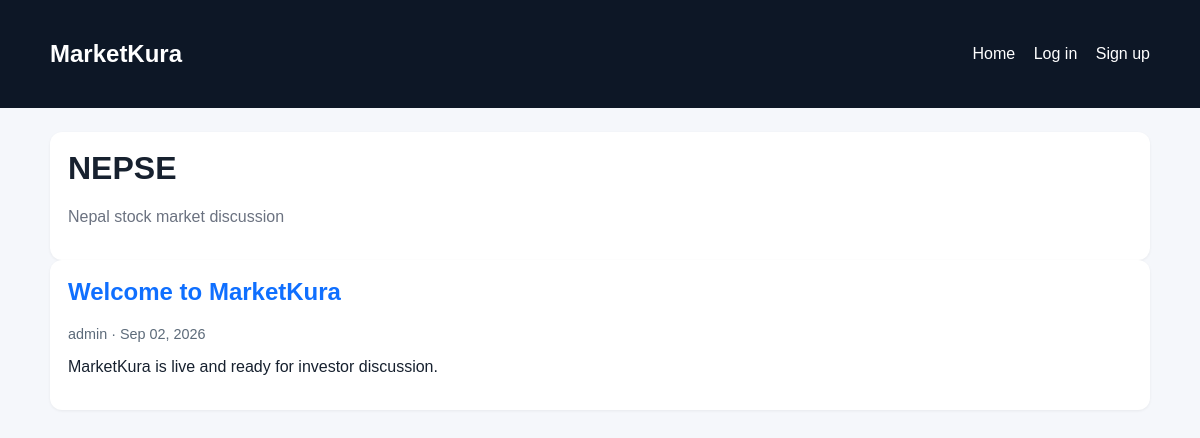
/category/nepse/, run on an earlier commit of the app's database.
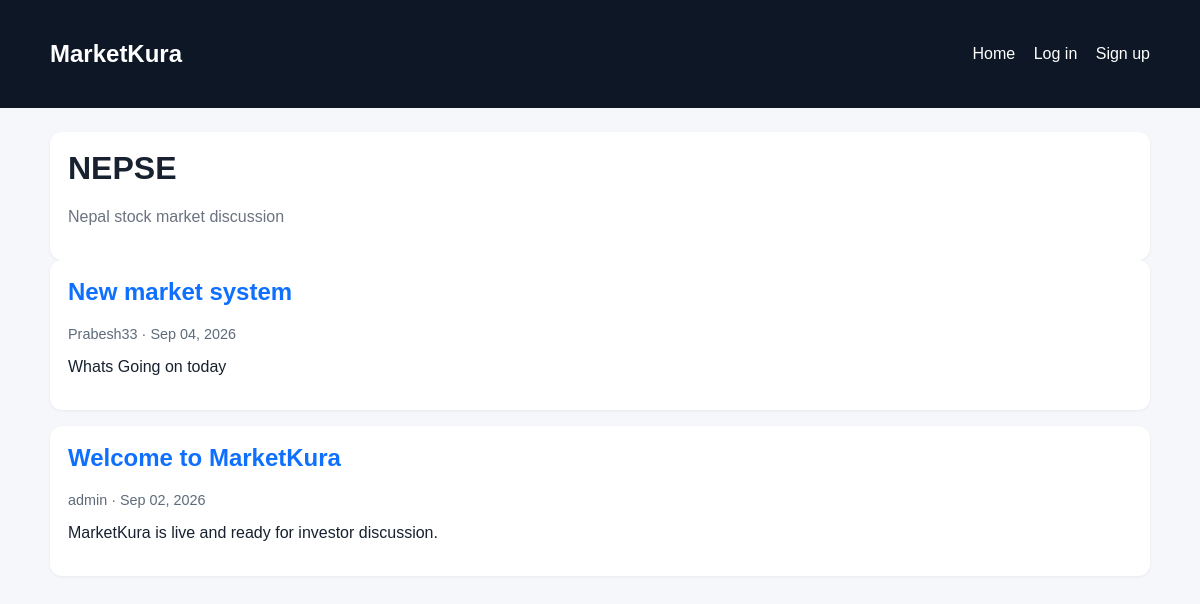
And on a later commit of the database.
### community/models.py (models this page shows, shortened)
class Post(models.Model):
    POST_TYPES = [
        ('discussion', 'Discussion'),
        ('thesis', 'Thesis'),
    ]
    user = models.ForeignKey(settings.AUTH_USER_MODEL, on_delete=models.CASCADE, related_name='posts')
    category = models.ForeignKey(Category, on_delete=models.CASCADE, related_name='posts')
    type = models.CharField(max_length=20, choices=POST_TYPES, default='discussion')
    title = models.CharField(max_length=255)
    body = models.TextField()
    asset_tag = models.CharField(max_length=100, blank=True)
    thesis_entry = models.TextField(blank=True)
    thesis_risk = models.TextField(blank=True)
    upvotes = models.IntegerField(default=0)
    created_at = models.DateTimeField(auto_now_add=True)
    class Meta:
        ordering = ['-created_at']

class User(AbstractUser):
    bio = models.TextField(blank=True)
    avatar = models.ImageField(upload_to='avatars/', blank=True, null=True)
    karma_score = models.IntegerField(default=0)
    is_verified = models.BooleanField(default=False)
    verified_type = models.CharField(max_length=50, blank=True)

### community/views.py (the view)
# urls.py: path('category/<slug:slug>/', views.category_detail, name='category_detail'),
def category_detail(request, slug):
    category = get_object_or_404(Category, slug=slug)
    posts = Post.objects.filter(category=category).select_related('user', 'category')
    return render(request, 'category_detail.html', {'category': category, 'posts': posts})

### templates/category_detail.html (shortened to what this page needs)
{% extends 'base.html' %}
{% block content %}
  <div class="panel">
    <h1>{{ category.name }}</h1>
    <p class="muted">{{ category.description|default:'Community discussion for this category.' }}</p>
  </div>
  {% for post in posts %}
    <article class="post-card">
      <h2><a href="{% url 'post_detail' post.pk %}">{{ post.title }}</a></h2>
      <div class="meta">{{ post.user.username }} · {{ post.created_at|date:'M d, Y' }}</div>
      <p>{{ post.body|truncatewords:40 }}</p>
    </article>
  {% empty %}
    <div class="panel"><p class="muted">No posts in this category yet.</p></div>
  {% endfor %}
{% endblock %}

What changed in the data, as far as the page shows it:
added Post: title "New market system", user.username "Prabesh33", created_at "Sep 04, 2026", body "Whats Going on today"
